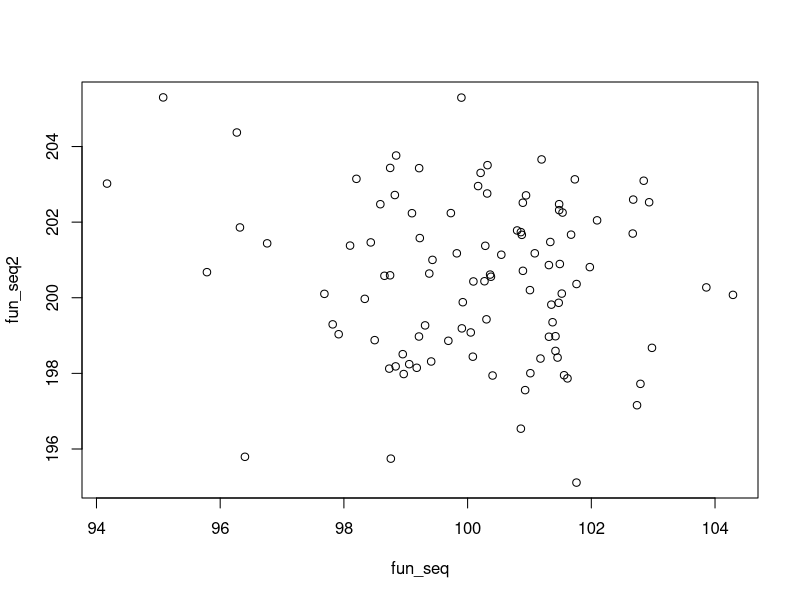

Write the R code that produced this figure.
## ---- chunk 1
fun_seq <- rnorm(100,100,2)
fun_seq2 <- rnorm(100,200,2)
plot(fun_seq, fun_seq2)
## ---- chunk 2
summary (fun_seq)
summary (fun_seq2)
## ---- chunk 3

